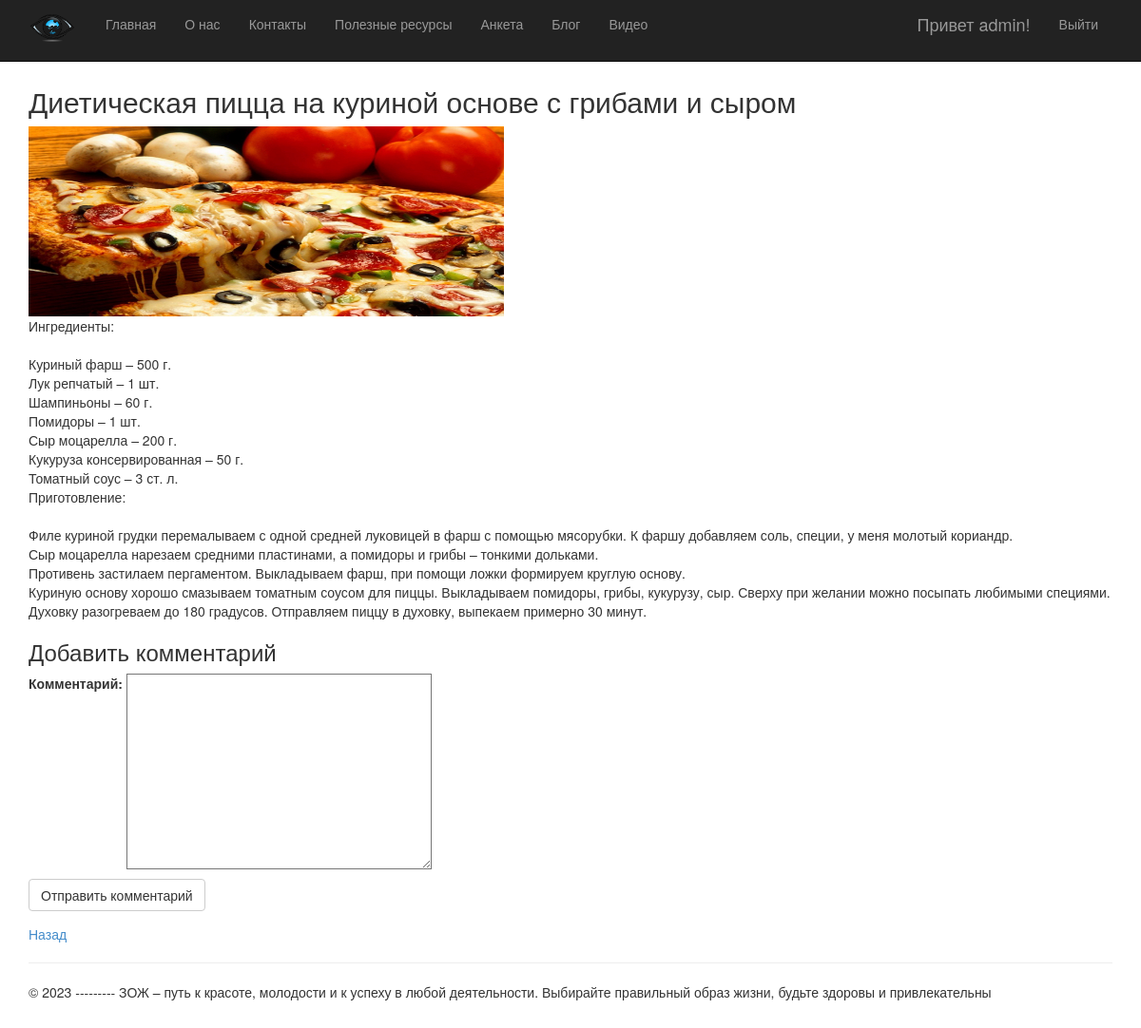
Page /5/ (signed in) on the committed database.
### app/models.py (models this page shows, shortened)
class Blog(models.Model):
    title = models.CharField(max_length = 100,unique_for_date = "posted", verbose_name = "Заголовок")
    description = models.TextField(verbose_name = "Короткое содержание")
    content = models.TextField(verbose_name = "Полное содержание")
    posted = models.DateTimeField(default = datetime.now(), db_index = True, verbose_name = "Опубликована")
    author = models.ForeignKey(User, null=True, blank=True, on_delete = models.SET_NULL, verbose_name = "Автор")
    image = models.FileField(default = "temp.jpg", verbose_name = "Путь к картинке")
    class Meta:
        db_table = "Posts"
        ordering = ["posted"]
        verbose_name = "статья блога"
        verbose_name_plural = "статьи блога"

### app/views.py (the view)
# urls.py: re_path(r'^(?P<parametr>\d+)/$', views.blogpost, name='blogpost'),
def blogpost(request, parametr):
    post_1 = Blog.objects.get(id=parametr) # запрос на выбор конкретной статьи по параметру
    comments = Comment.objects.filter(post=parametr)
    if request.method == "POST": # после отправки данных формы на сервер методом POST
        form = CommentForm(request.POST)
        if form.is_valid():
            comment_f = form.save(commit=False)
            comment_f.author = request.user # добавляем (так как этого поля нет в форме) в модель Комментария (Comment) в поле автор авторизованного пользователя
            comment_f.date = datetime.now() # добавляем в модель Комментария (Comment) текущую дату
            comment_f.post = Blog.objects.get(id=parametr) # добавляем в модель Комментария (Comment) статью, для которой данный комментарий
            comment_f.save() # сохраняем изменения после добавления полей
            return redirect('blogpost', parametr=post_1.id) # переадресация на ту же страницу статьи после отправки комментария
    else:
        form = CommentForm() # создание формы для ввода комментария
    assert isinstance(request, HttpRequest)
    return render(
        request,
        'app/blogpost.html',
        {
            'post_1': post_1, # передача конкретной статьи в шаблон веб-страницы
            'comments': comments, # передача всех комментариев к данной статье в шаблон веб-страницы
            'form': form, # передача формы добавления комментария в шаблон веб-страницы
            'year':datetime.now().year,
        }
    )

### app/forms.py
class CommentForm (forms.ModelForm):
    class Meta:
        model = Comment # используемая модель
        fields = ('text',) # требуется заполнить только поле text
        labels = {'text': "Комментарий"} # метка к полю формы text

### app/templates/app/blogpost.html (shortened to what this page needs)
{% extends "app/layout.html" %}
{% block content %}
<h2> {{post_1.title}} </h2>
{% if post_1.image and post_1.image.url != '/media/temp.jpg' %}
<img src="{{ post_1.image.url }}" alt=" Картинка статьи блога" width="500" height="200"/>
{% endif %}
<p> {{post_1.content|linebreaksbr}} </p>
{% if user.is_authenticated %}
    <h3>Добавить комментарий</h3>
    <form method="POST" >{% csrf_token %}
    <div>
        {{form.as_p}}
        <button type="submit" class="save btn btn-default" > Отправить комментарий </button>
    </div>
    </form>
{% else %}
    <h3> Для добавления своего комментария, пожалуйста, авторизуйтесь </h3>
{% endif %}
<p>
    <a href="{% url 'blog' %}"> Назад </a>
</p>
{% endblock %}

### app/templates/app/loginpartial.html (shortened to what this page needs)
﻿{% if user.is_authenticated %}
<form id="logoutForm" action="/logout/" method="post" class="navbar-right">
    <ul class="nav navbar-nav navbar-right">
        <li><span class="navbar-brand">Привет {{ user.username }}!</span></li>
        <li><a href="javascript:document.getElementById('logoutForm').submit()">Выйти</a></li>
    </ul>
</form>
{% else %}
<ul class="nav navbar-nav navbar-right">
    <li><a href="{% url 'login' %}">Войти</a></li>
</ul>
{% endif %}

### app/static/app/content/site.css (style rules this page uses)
body { padding-top: 50px; padding-bottom: 20px; }

### rows in the picture
Blog: title "Диетическая пицца на куриной основе с грибами и сыром", image (picture), content "Ингредиенты: Куриный фарш – 500 г. Лук репчатый – 1 шт. Шампиньоны – 60 г. Помидоры – 1 шт. Сыр моцарелла – 200 г. Кукуруза консервированная – 50 г. Томатный соус – 3 ст. л. Приготовление: Филе куриной грудки перемалываем с одной средней луковицей в фарш с помощью мясорубки. К фаршу добавляем соль, специи, у меня молотый кориандр. Сыр моцарелла нарезаем средними пластинами, а помидоры и грибы – тонкими дольками. Противень застилаем пергаментом. Выкладываем фарш, при помощи ложки формируем круглую основу. Куриную основу хорошо смазываем томатным соусом для пиццы. Выкладываем помидоры, грибы, кукурузу, сыр. Сверху при желании можно посыпать любимыми специями. Духовку разогреваем до 180…"

### other values in the picture
{{ user.username }} "admin"
